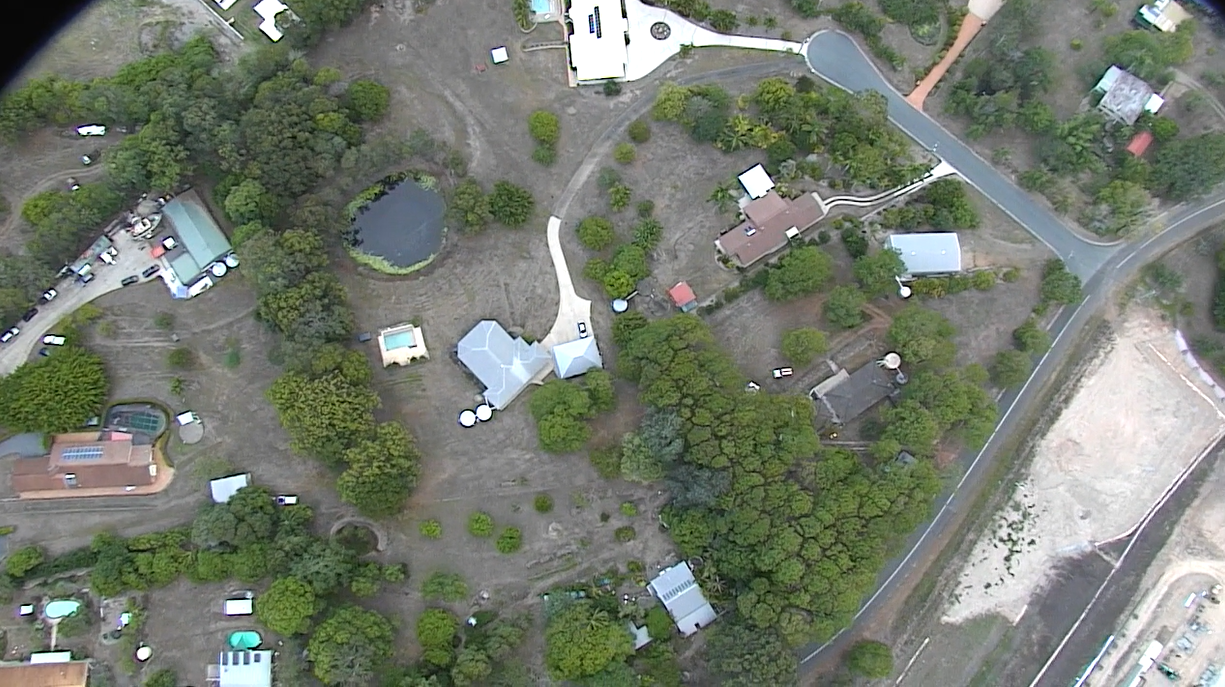
#> input picture images/image1.png, 1225 x 687 px
$ python test1.py
#> lines starting #> are read from the running program, lines starting #| are printed output that depends on the picture
# import the necessary packages
import numpy as np
import argparse
import cv2

image_path = 'images/image1.png'
# Load an color image in grayscale
img = cv2.imread(image_path, 0)
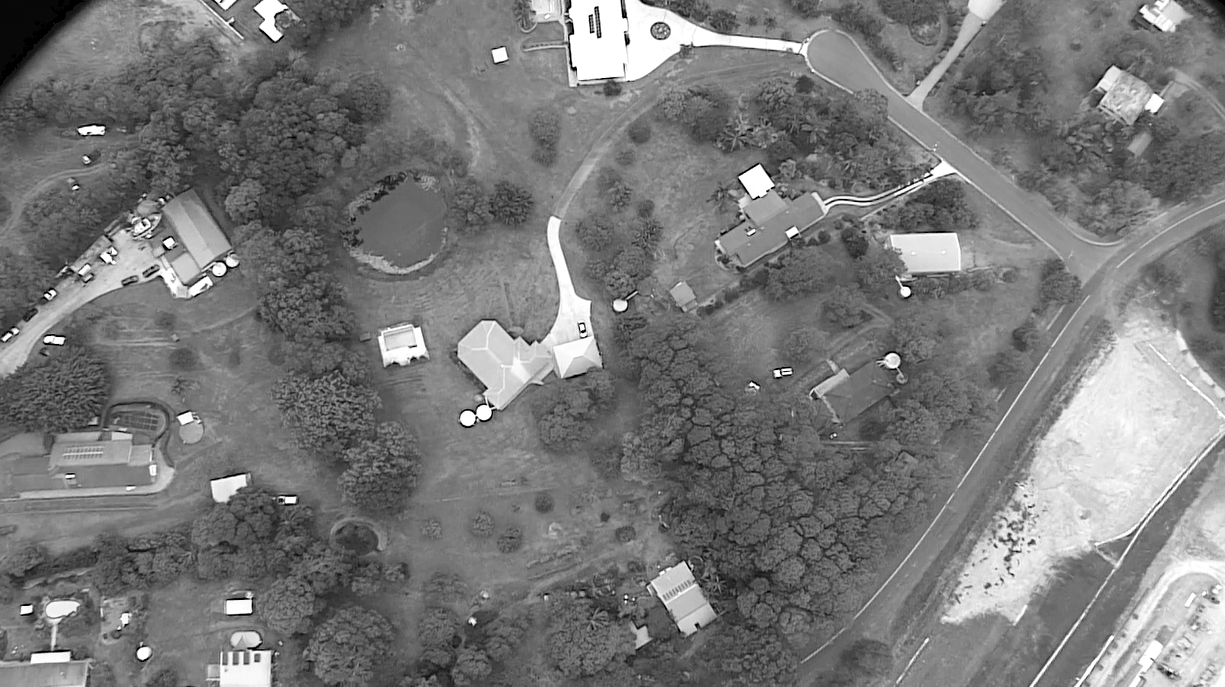
#> img: shape (687, 1225); min 0, max 255, mean 120.8

cv2.imshow('image',img)
cv2.waitKey(0)
cv2.destroyAllWindows()

$ run again, with images/image2.png copied over images/image1.png
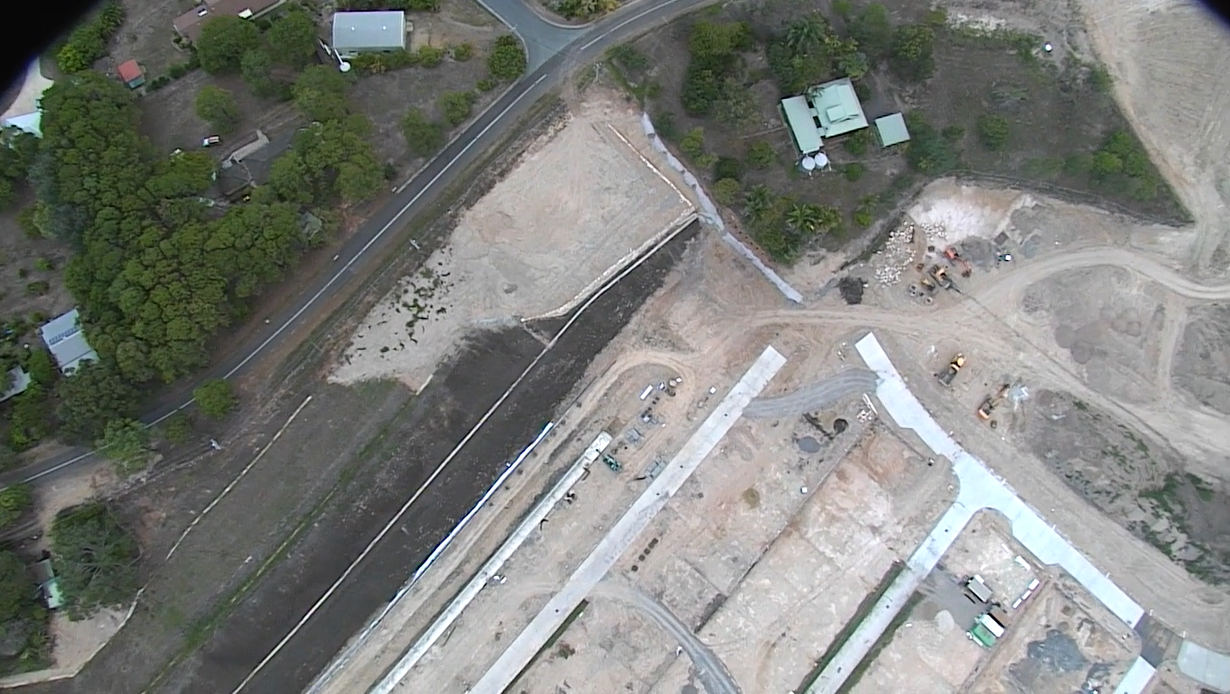
#> input picture images/image2.png, 1230 x 694 px
#> `img = cv2.imread(image_path, 0)`:
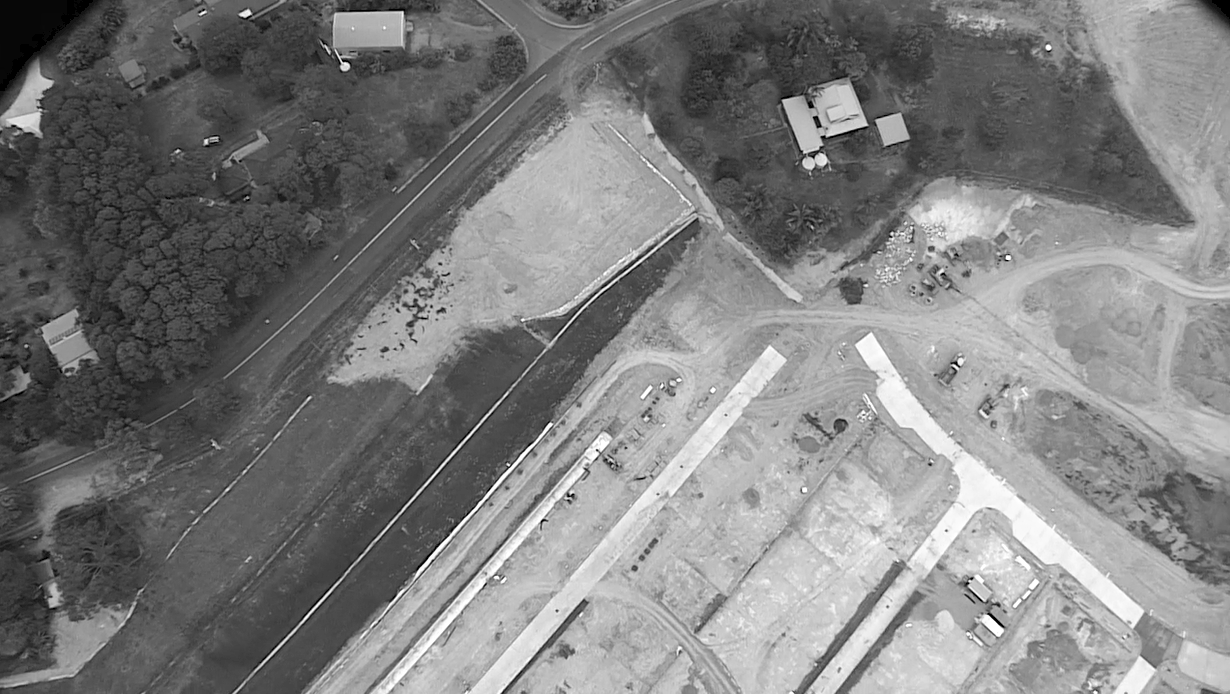
#> img: shape (694, 1230); min 0, max 255, mean 125.9

$ run again, with images/image3.png copied over images/image1.png
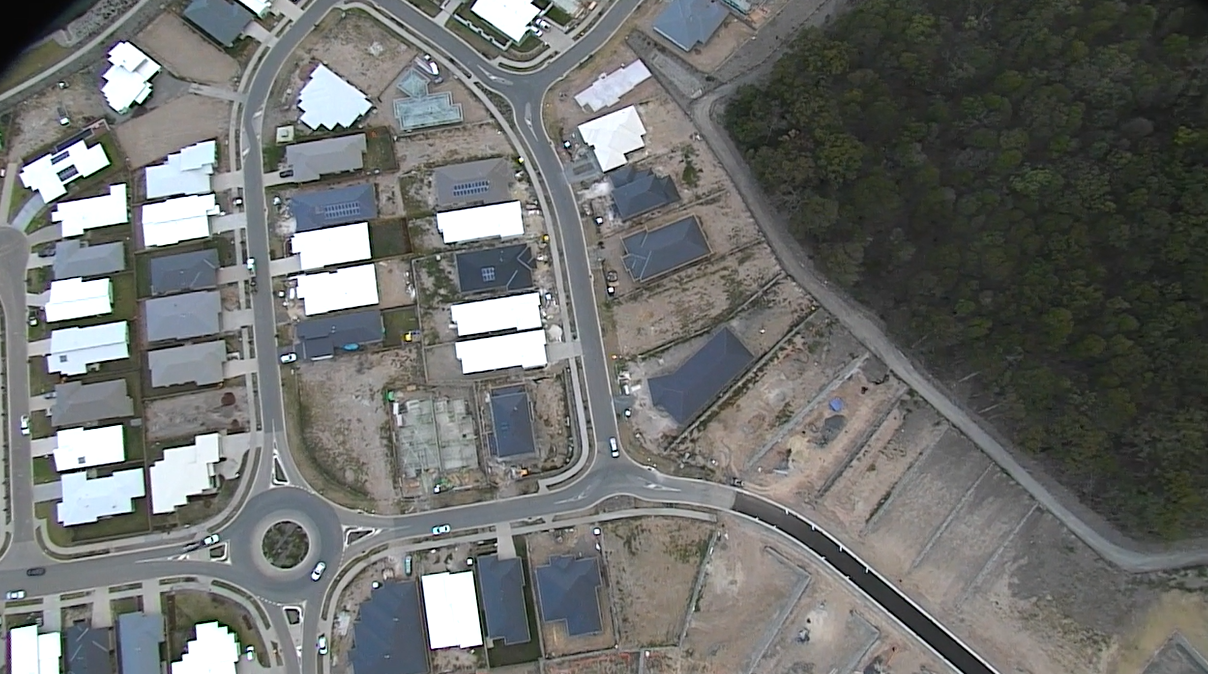
#> input picture images/image3.png, 1208 x 674 px
#> `img = cv2.imread(image_path, 0)`:
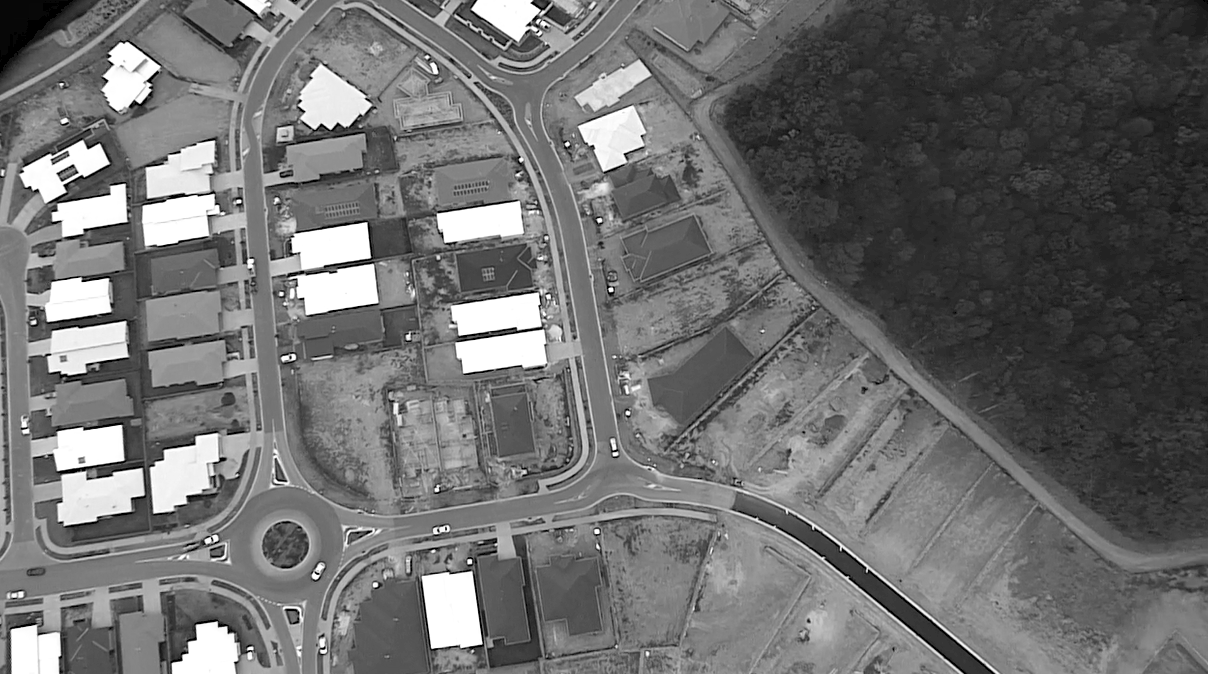
#> img: shape (674, 1208); min 0, max 255, mean 110.1
